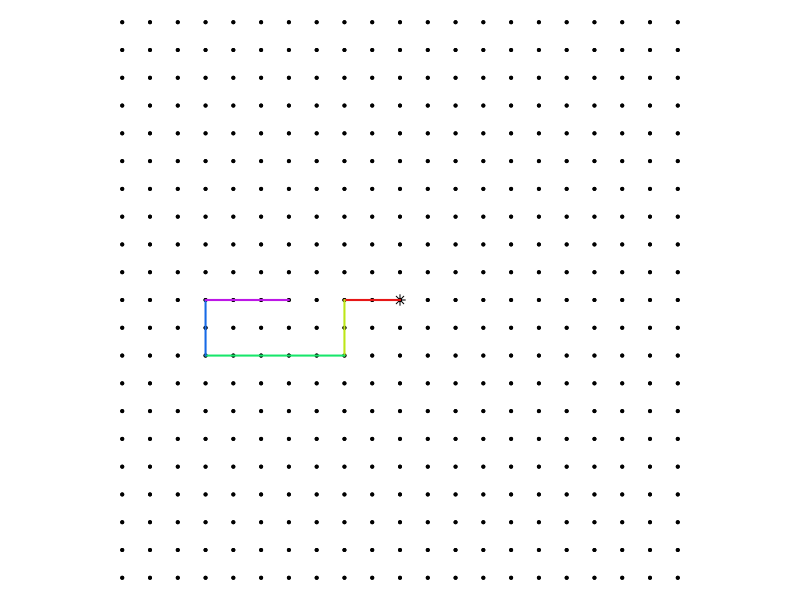

Source code (R):
## ---- chunk 1
# All right turns
# Expressed with right, up, left, down

n = 5


while(T){
    handles = character()
    x = sample(2:5,n,T)
    turns = sample(c(-1,1),n,T)
    st = cumsum(turns)
    # ths = c(0,pi/2,pi,3*pi/2)
    # dis = c("East","North","West","South")
    ths = c(pi/2,0,3*pi/2,pi)
    dis = c("North","East","South","West")
    j0 = sample(0:3,1)
    jj = (j0+st)%%4+1
    
    tt = ths[jj]
    dd = dis[jj]
    
    xx = c(0)
    yy = c(0)
    
    for(i in 1:n){
        xnew = xx[i]+x[i]*cos(tt[i])
        ynew = yy[i]+x[i]*sin(tt[i])
        xx = c(xx,xnew)
        yy = c(yy,ynew)
        if(dd[i] %in% c("East","West")){
            handles = c(handles,paste0("h",ynew))
        } else {
            handles = c(handles,paste0("v",xnew))
        }
    }
    if(max(abs(xx))<=10 && max(abs(yy))<=10 && length(unique(dd))>2 && length(unique(x))>1 && length(unique(handles))==length(handles)){break}
}


acho = dis
ache = 1:5

alo = paste0("* ",acho,collapse="\n")
ale = paste0("* ",ache,collapse="\n")

sols = character()
for(i in 1:n){
    solo = paste0(1*(dd[i]==acho),collapse="")
    sole = paste0(1*(x[i]==ache),collapse="")
    sols = c(sols,solo,sole)
}

## ---- chunk 2
par(mar=c(0,0,0,0),pty="s")
plot(0,0,"n",xlim=c(-10,10),ylim=c(-10,10),axes=F,ann=F)

for(i in -10:10){
    points(rep(i,21),-10:10,pch=20,cex=0.6)
    points(-10:10,rep(i,21),pch=20,cex=0.6)
}
points(0,0,pch=8,cex=1)

# lines(xx,yy,lwd=2,col="blue")
cols = hsv(seq(0,1,length.out=n+1),0.9,0.9)
for(i in 1:n){
    lines(c(xx[i],xx[i+1]),c(yy[i],yy[i+1]),col=cols[i],lwd=2)
}
## ---- chunk 3
for(i in 1:n){
    cat(paste0("* ##ANSWER",2*i-1,"## ##ANSWER",2*i,"##\n"))
}
## ---- chunk 4
for(i in 1:n){
    cat(alo)
    cat("\n")
    cat(ale)
    cat("\n")
}
